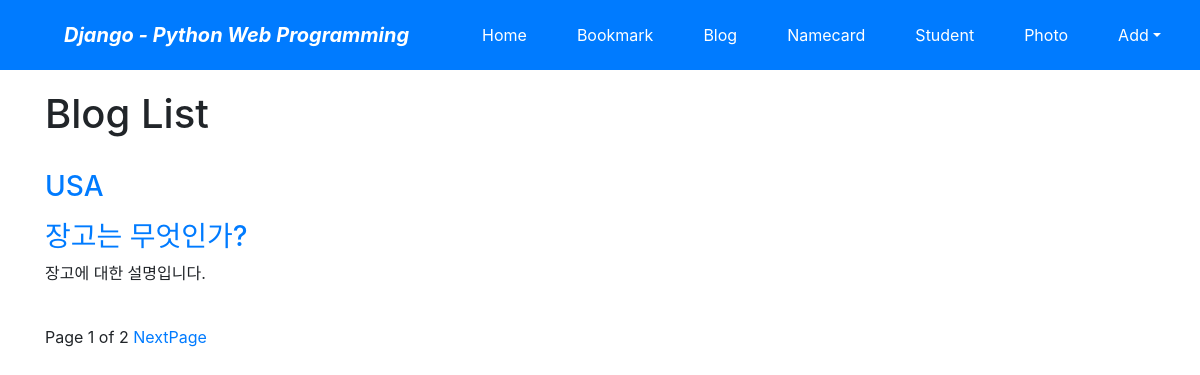
/blog/, run on an earlier commit of the app's database.
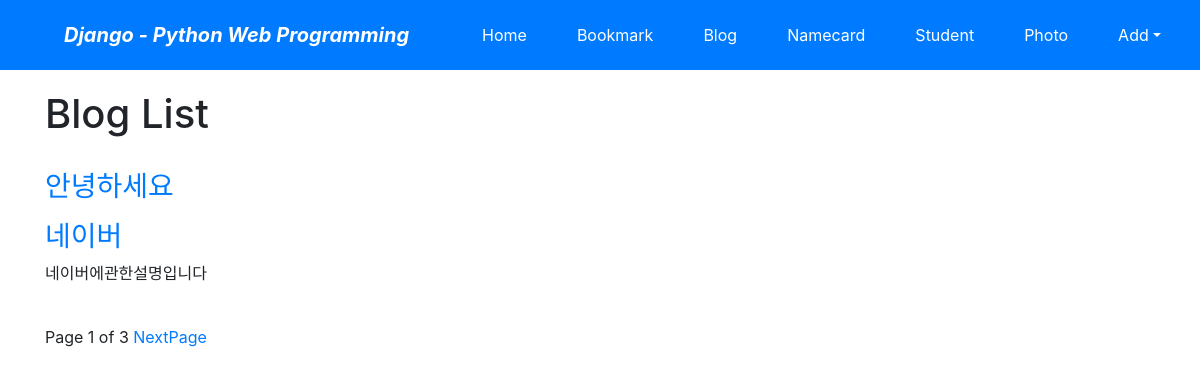
And on a later commit of the database.
### blog/models.py (models this page shows, shortened)
class Post(models.Model):
    title = models.CharField(verbose_name='TITLE', max_length=50)
    slug = models.SlugField('SLUG', unique=True, allow_unicode=True, help_text='one word for title alias.')
    description = models.CharField('DESCRIPTION', max_length=100, blank=True, help_text='simple description text.')
    content = models.TextField('CONTENT')
    create_dt = models.DateTimeField('CREATE DATE', auto_now_add=True)
    modify_dt = models.DateTimeField('MODIFY DATE', auto_now=True)
    owner = models.ForeignKey(User,on_delete=models.CASCADE,verbose_name='OWNER',blank=True,null=True) # 추가
    class Meta:
        verbose_name = 'post'
        verbose_name_plural = 'posts'
        db_table = 'blog_posts'
        ordering = ('-modify_dt',)
    def get_absolute_url(self):
        return reverse('blog:post_detail', args=(self.slug,))

### blog/views.py (the view)
# urls.py: path('', views.PostLV.as_view(), name='index'),
class PostLV(ListView):
    model = Post
    template_name = 'blog/post_all.html'
    context_object_name = 'posts'
    paginate_by = 2

### blog/templates/blog/post_all.html (shortened to what this page needs)
{% extends "base.html" %}
{% block content %}
    <h1>Blog List</h1>
    <br>
    {% for post in posts %}
        <h3><a href='{{ post.get_absolute_url }}'>{{ post.title }}</a></h3>
        <p>{{ post.description }}</p>
    {% endfor %}
    <br>
    <div>
        <span>
            Page {{ page_obj.number }} of {{ page_obj.paginator.num_pages }}
            {% if page_obj.has_next %}
                <a href="?page={{ page_obj.next_page_number }}">NextPage</a>
            {% endif %}
        </span>
    </div>
{% endblock %}

What changed in the data, as far as the page shows it:
no longer on this page (row unchanged): Post: title "USA"
no longer on this page (row unchanged): Post: title "장고는 무엇인가?", description "장고에 대한 설명입니다."
added Post: title "안녕하세요"
added Post: title "네이버", description "네이버에관한설명입니다"
Also different on the page:
{{ page_obj.paginator.num_pages }}: "2" → "3"
